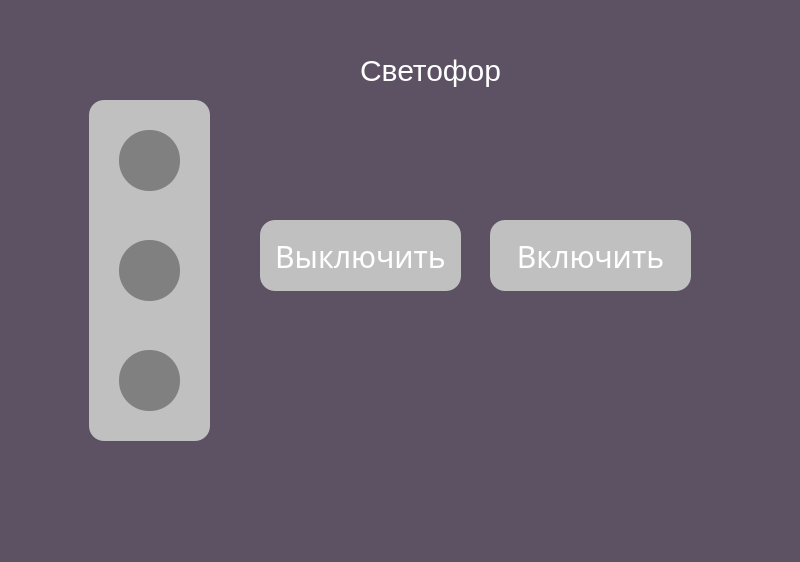
<?xml version="1.0" encoding="UTF-8"?>
<ui version="4.0">
 <class>MainWindow</class>
 <widget class="QMainWindow" name="MainWindow">
  <property name="geometry">
   <rect>
    <x>0</x>
    <y>0</y>
    <width>800</width>
    <height>562</height>
   </rect>
  </property>
  <property name="minimumSize">
   <size>
    <width>800</width>
    <height>562</height>
   </size>
  </property>
  <property name="maximumSize">
   <size>
    <width>800</width>
    <height>562</height>
   </size>
  </property>
  <property name="windowTitle">
   <string>Светофор</string>
  </property>
  <property name="styleSheet">
   <string notr="true">QMainWindow{
background-color:#5c5263;
font-family: sans-serif;
font-width: 500;
color: white;
font-size:30px;
}
QGroupBox#svetgroup{
background-color:#C0C0C0;
border-radius:15px;
}
QPushButton{
background-color:gray;
border-radius:30px;
color: white;
font-family: sans-serif;
font-width: 500;
color: white;
font-size:30px;
}
QPushButton#on_btn{
background-color:#C0C0C0;
border-radius:15px;
}
QPushButton#off_btn{
background-color:#C0C0C0;
border-radius:15px;
}
QLabel{
font-size:30px;
color: white;
}</string>
  </property>
  <widget class="QWidget" name="centralwidget">
   <widget class="QGroupBox" name="svetgroup">
    <property name="geometry">
     <rect>
      <x>89</x>
      <y>100</y>
      <width>121</width>
      <height>341</height>
     </rect>
    </property>
    <property name="title">
     <string> </string>
    </property>
    <widget class="QPushButton" name="btn1">
     <property name="geometry">
      <rect>
       <x>30</x>
       <y>30</y>
       <width>61</width>
       <height>61</height>
      </rect>
     </property>
     <property name="text">
      <string/>
     </property>
    </widget>
    <widget class="QPushButton" name="btn2">
     <property name="geometry">
      <rect>
       <x>30</x>
       <y>140</y>
       <width>61</width>
       <height>61</height>
      </rect>
     </property>
     <property name="text">
      <string/>
     </property>
    </widget>
    <widget class="QPushButton" name="btn3">
     <property name="geometry">
      <rect>
       <x>30</x>
       <y>250</y>
       <width>61</width>
       <height>61</height>
      </rect>
     </property>
     <property name="styleSheet">
      <string notr="true"/>
     </property>
     <property name="text">
      <string/>
     </property>
    </widget>
   </widget>
   <widget class="QPushButton" name="off_btn">
    <property name="geometry">
     <rect>
      <x>260</x>
      <y>220</y>
      <width>201</width>
      <height>71</height>
     </rect>
    </property>
    <property name="text">
     <string>Выключить</string>
    </property>
   </widget>
   <widget class="QPushButton" name="on_btn">
    <property name="geometry">
     <rect>
      <x>490</x>
      <y>220</y>
      <width>201</width>
      <height>71</height>
     </rect>
    </property>
    <property name="text">
     <string>Включить</string>
    </property>
   </widget>
   <widget class="QLabel" name="label">
    <property name="geometry">
     <rect>
      <x>360</x>
      <y>50</y>
      <width>211</width>
      <height>41</height>
     </rect>
    </property>
    <property name="text">
     <string>Светофор</string>
    </property>
   </widget>
  </widget>
 </widget>
 <resources/>
 <connections/>
</ui>
